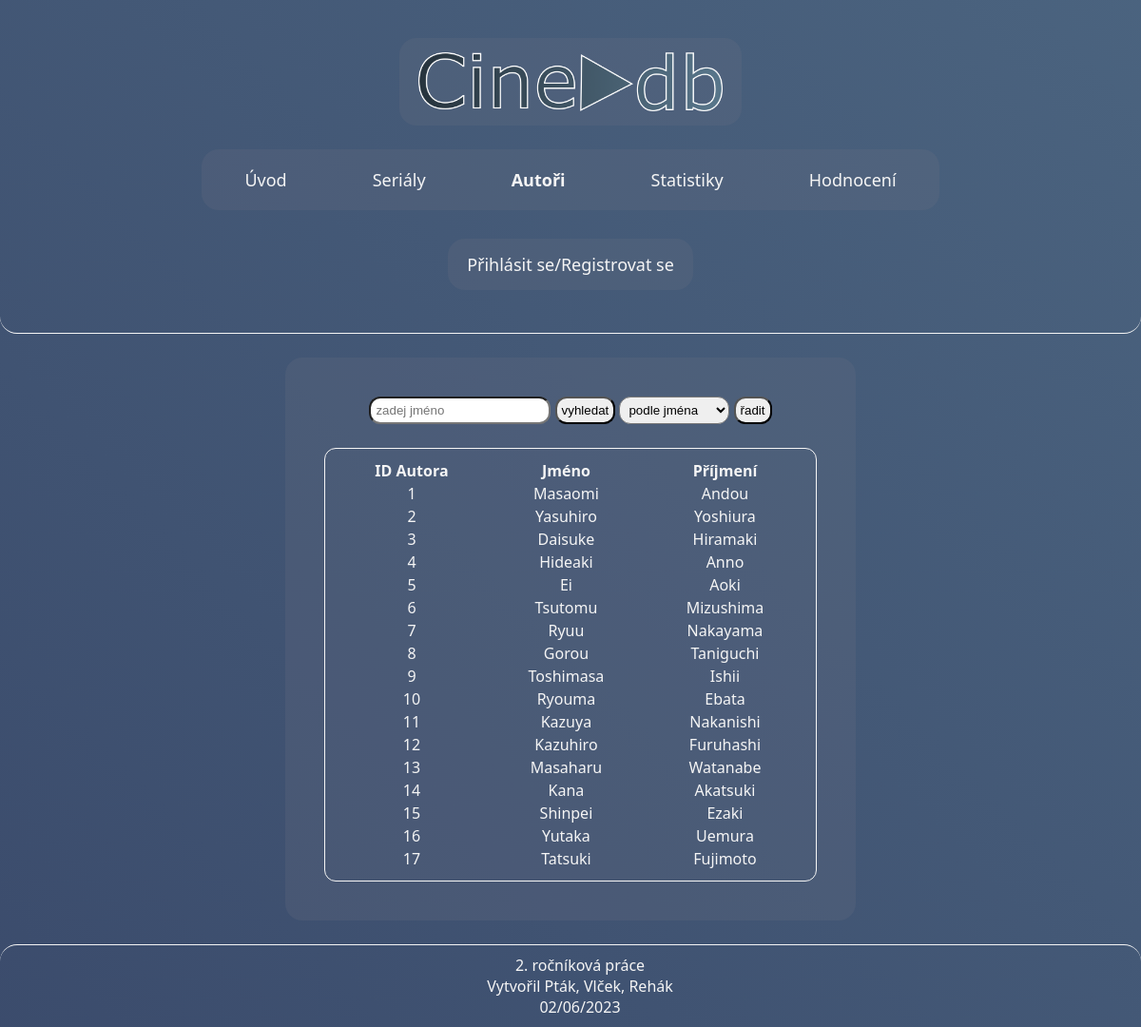
/final/pages/autori.php, run on the app's committed database.
### tables this page shows
CREATE TABLE `autori` (
  `idA` int(11) NOT NULL,
  `jmeno` varchar(20) NOT NULL,
  `prijmeni` varchar(30) NOT NULL
);

### final/pages/autori.php (the view, shortened to what this page needs)
<!DOCTYPE html>
<html lang="cs">
<head>
    <link rel="stylesheet" href="../css/style.css">
    <link rel="stylesheet" href="../css/autori.css">
</head>
<body>
    <div class="flex-box">
        <header>
            <div class="header-title">
                <img src="../img/logo/logo_exp_wStroke.png" alt="logo">
            </div>
            <nav>
                <ul class="header-nav">
                    <li><a href="../index.php">Úvod</a></li>
                    <li><a href="serialy.php">Seriály</a></li>
                    <li><a href="autori.php" id="selected">Autoři</a></li>
                    <li><a href="statistiky.php">Statistiky</a></li>
                    <li><a href="hodnoceni.php">Hodnocení</a></li>
                </ul>
            </nav>
            <div class="header-login">
                <ul>
                    <li>
                        <?php include "../account/user_status.php"; ?>
                    </li>
                </ul>
            </div>
        </header>
        <section class="authors">
            <form method="POST">
                <?php
                $autoriH = "";
                $radic = "";
                ?>
                <input type="text" name="autoriH" value="<?php echo $autoriH ?>" placeholder="zadej jméno">
                <input type="submit" value="vyhledat" name="vyhledat">
                <select name="radic">
                    <option value="autori.jmeno ASC" <?php if ($radic == "autori.jmeno ASC") echo "selected" ?>>podle jména</option>
                </select>
                <input type="submit" value="řadit" name="radit">
            </form>
            <table>
                <tr>
                    <th>ID Autora</th>
                    <th>Jméno</th>
                    <th>Příjmení</th>
                </tr>
                <?php
                include "../db/active_db.php";
                $conn = new mysqli($servername, $username, $password, $dbname);
                $sql = "SELECT autori.idA, autori.jmeno, autori.prijmeni from autori";
                $result = $conn->query($sql);
                if ($result->num_rows > 0) {
                    while ($row = $result->fetch_assoc()) {
                        echo "<tr>
                        <td>" . $row['idA'] . "</td>
                        <td>" . $row['jmeno'] . "</td>
                        <td>" . $row['prijmeni'] . "</td>
                        </tr>";
                    }
                }
                ?>
            </table>
        </section>
        <?php include "../include/footer.php" ?>
    </div>
</body>
</html>

### final/css/style.css (style rules this page uses)
:root { --gradient-background-color: linear-gradient( 45deg, var(--theme-page-background-color), var(--scroll-bar-hover), var(--theme-page-background-color), var(--scroll-bar-hover) ); --theme-text-color: whitesmoke; --theme-text-hover-color: rgb(135, 172, 228); --theme-text-background-color: #6f738538; --theme-page-background-color: #608499; --border-radius: 18px; --scroll-bar: #20294d; --scroll-bar-hover: #2d365b; --scroll-bar-background-color: var(--theme-text-background-color); }
* { margin: 0; padding: 0; box-sizing: border-box; scroll-behavior: smooth; }
body { background: var(--gradient-background-color); background-size: 1000% 1000%; font-family: "Segoe UI", Tahoma, Geneva, Verdana, sans-serif; color: var(--theme-text-color); animation: background_animation 10s infinite forwards; }
.flex-box { display: flex; flex-direction: column; align-items: center; justify-content: center; }
header { display: flex; flex-direction: row; align-items: center; justify-content: space-between; margin: 0px 25px; margin-bottom: 20px; padding: 40px 10px; border-bottom: 1px solid var(--theme-text-color); border-radius: var(--border-radius); }
.header-title { display: flex; flex-direction: row; padding: 15px 20px; background-color: var(--theme-text-background-color); border-radius: var(--border-radius); animation: slide-down 1s ease forwards; }
.header-title img { width: 320px; }
.header-nav { display: flex; flex-direction: row; justify-content: center; background-color: var(--theme-text-background-color); border-radius: var(--border-radius); margin: 0 200px 0 200px; animation: slide-down 1s ease forwards; }
.header-nav li { margin: 5px 25px; list-style-type: none; font-size: large; transition: all 0.5s ease; padding: 15px 20px; }
.header-nav a { text-decoration: none; color: var(--theme-text-color); transition: all 0.3s ease; }
#selected { font-weight: bold; }
.header-login li { display: flex; justify-content: center; background-color: var(--theme-text-background-color); border-radius: var(--border-radius); animation: slide-down 1s ease forwards; margin: 5px 25px; list-style-type: none; font-size: large; transition: all 0.5s ease; padding: 15px 20px; }
section { display: flex; flex-direction: column; justify-content: center; border: 1px solid transparent; border-radius: var(--border-radius); background-color: var(--theme-text-background-color); animation: blend-in 3s ease forwards; }
@media screen and (max-width: 1440px) { header { flex-direction: column; margin: 0 0 0 0; width: 100%; } }
@media screen and (max-width: 1440px) { .header-nav { flex-wrap: wrap; margin: 25px 0 0 0; } }
@media screen and (max-width: 1440px) { .header-login { margin-top: 25px; } }

### final/css/autori.css (style rules this page uses)
.authors { margin: 40px 500px; margin-bottom: 120px; padding: 40px; text-align: center; align-items: center; }
table { border: 1px solid whitesmoke; border-radius: 12px; padding: 10px; margin-top: 25px; width: 100%; text-align: center; }
table td, tr, th { border: 1px transparent whitesmoke; }
img { width: 100px; }
input { border-radius: 12px; padding: 5px; }
select { border-radius: 12px; padding: 5px; }
@media screen and (max-width: 1440px) { .authors { width: 50%; margin: 25px 0 25px 0; } }
@media screen and (max-width: 1440px) { table { width: 100%; } }

### data on the page
autori: idA "1", jmeno "Masaomi", prijmeni "Andou"
autori: idA "2", jmeno "Yasuhiro", prijmeni "Yoshiura"
autori: idA "3", jmeno "Daisuke", prijmeni "Hiramaki"
autori: idA "4", jmeno "Hideaki", prijmeni "Anno"
autori: idA "5", jmeno "Ei", prijmeni "Aoki"
autori: idA "6", jmeno "Tsutomu", prijmeni "Mizushima"
autori: idA "7", jmeno "Ryuu", prijmeni "Nakayama"
autori: idA "8", jmeno "Gorou", prijmeni "Taniguchi"
autori: idA "9", jmeno "Toshimasa", prijmeni "Ishii"
autori: idA "10", jmeno "Ryouma", prijmeni "Ebata"
autori: idA "11", jmeno "Kazuya", prijmeni "Nakanishi"
autori: idA "12", jmeno "Kazuhiro", prijmeni "Furuhashi"
autori: idA "13", jmeno "Masaharu", prijmeni "Watanabe"
autori: idA "14", jmeno "Kana", prijmeni "Akatsuki"
autori: idA "15", jmeno "Shinpei", prijmeni "Ezaki"
autori: idA "16", jmeno "Yutaka", prijmeni "Uemura"
autori: idA "17", jmeno "Tatsuki", prijmeni "Fujimoto"
